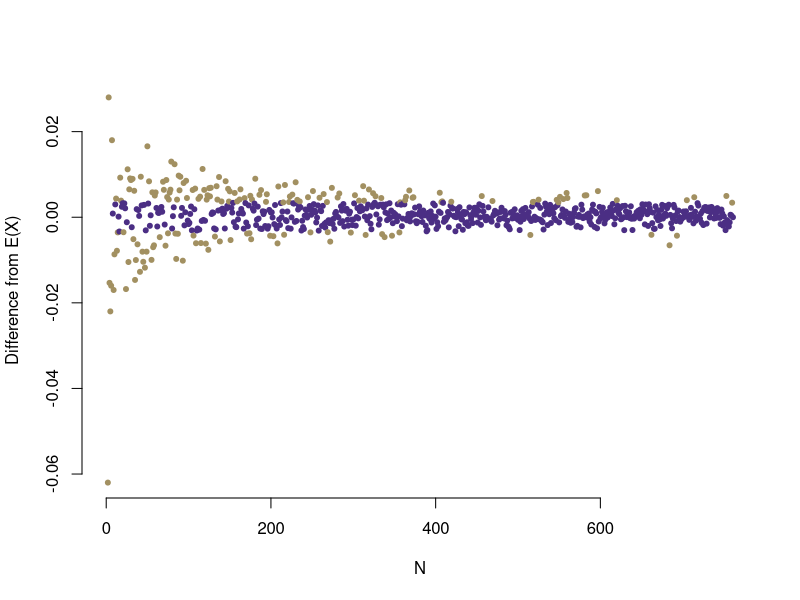

Reproduce this figure in R.

## Set up environment
N <- 0
X <- 0
V <- NA

## Main loop will run until the mean it hits the expected value 
## The the assumption is that with more numbers, the means will
## become closer and closer to the mean until they converge
while (X != .682) {
  N <- N + 100
  S <- 0
  X <- 0
  Y <- 0
  for (i in rnorm(N)) {
    if (i < 1 & i > -1) {
      S <- S + 1
    }
  }
  X <- S / N
  Y <- X - 0.682
  V <- c(V, Y)
}

## Create simple plot to visually check the law of large numbers
plot(V,
  pch = 20, frame = FALSE,
  xlab = "N", ylab = "Difference from E(X)", col = ifelse(V < .0034 & V > -.0034, "#4B2E84", "#A29061")
)
